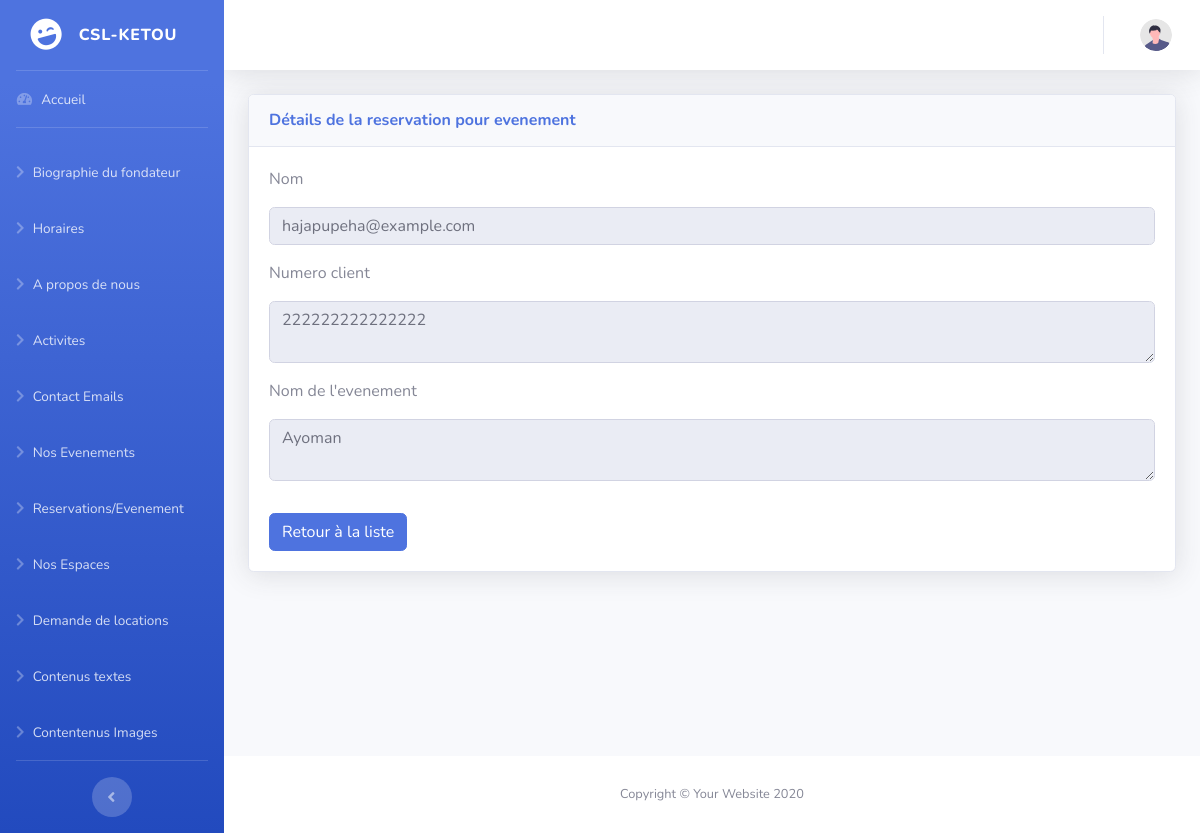
The app's page /Admin/csl-backend/event_reservations/detail.php?id=4 with its own data.
### tables this page shows
CREATE TABLE `event_reservations` (
  `id` int(11) NOT NULL,
  `client_name` varchar(255) NOT NULL,
  `client_num` varchar(255) NOT NULL,
  `event_id` int(11) NOT NULL,
  `created_at` timestamp NOT NULL DEFAULT current_timestamp(),
  `updated_at` timestamp NOT NULL DEFAULT current_timestamp() ON UPDATE current_timestamp()
);

CREATE TABLE `events` (
  `id` int(11) NOT NULL,
  `name` varchar(255) NOT NULL,
  `date` date NOT NULL,
  `description` text NOT NULL,
  `created_at` timestamp NOT NULL DEFAULT current_timestamp(),
  `updated_at` timestamp NOT NULL DEFAULT current_timestamp() ON UPDATE current_timestamp()
);

### Admin/csl-backend/event_reservations/detail.php (the view, shortened to what this page needs)
<?php
require '../../../config/database.php';
if (isset($_GET['id'])) {
    $id = $_GET['id'];
    $stmt = $pdo->prepare("SELECT er.id AS reservation_id, er.client_name, er.client_num, er.event_id, e.name AS event_name, e.date AS event_date
        FROM
            event_reservations er
        JOIN
            events e ON er.event_id = e.id
        WHERE er.id = ? ");
    $stmt->execute([$id]);
    $aboutUs = $stmt->fetch();
} else {
    echo "Aucun identifiant spécifié.";
    exit;
}
?>
<!DOCTYPE html>
<html lang="en">
<head>
    <?php include('../includes/links.php'); ?>
</head>
<body id="page-top">
    <div id="wrapper">
        <?php include('../includes/sidebar.php'); ?>
        <div id="content-wrapper" class="d-flex flex-column">
            <div id="content">
                <?php include('../includes/navbar.php'); ?>
                <div class="container-fluid">
                    <div class="card shadow mb-4">
                        <div class="card-header py-3">
                            <h6 class="m-0 font-weight-bold text-primary">Détails de la reservation pour evenement</h6>
                        </div>
                        <div class="card-body">
                            <div class="form-group">
                                <label for="name">Nom</label>
                                <input class="form-control my-2" type="text" name="client_name" id="client_name" value="<?php echo htmlspecialchars($aboutUs['client_name']); ?>" readonly>
                            </div>
                            <div class="form-group">
                                <label for="client_num">Numero client</label>
                                <textarea class="form-control my-2" name="client_num" id="client_num" readonly><?php echo htmlspecialchars($aboutUs['client_num']); ?></textarea>
                            </div>
                            <div class="form-group">
                                <label for="event_name">Nom de l'evenement</label>
                                <textarea class="form-control my-2" name="event_name" id="event_name" readonly><?php echo htmlspecialchars($aboutUs['event_name']); ?></textarea>
                            </div>
                            <a href="index.php" class="btn btn-primary mt-3">Retour à la liste</a>
                        </div>
                    </div>
                </div>
            </div>
            <?php include('../includes/footer.php'); ?>
        </div>
    </div>
</body>
</html>

### records on screen
event_reservations: client_name "hajapupeha@example.com", client_num "222222222222222", event_name "Ayoman"
